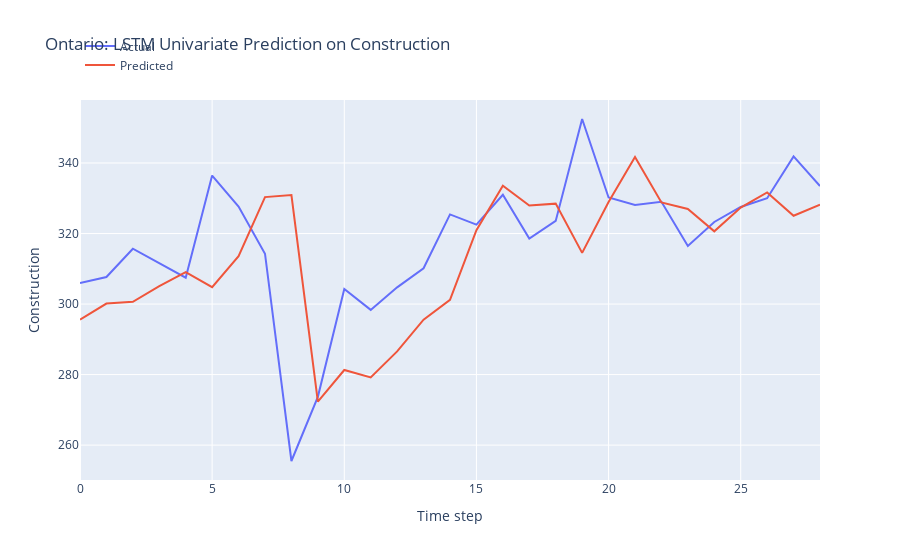

Here is the notebook cell this chart was saved with:
### Markdown cell above
LSTM Model Development

### Code cell
n_features = 1
X_train = X_train.reshape(X_train.shape[0], X_train.shape[1], n_features)

# define model
model = Sequential()
model.add(LSTM(50, activation='relu', input_shape=(n_steps, n_features)))
model.add(Dense(1))

# model = Sequential()
# model.add(LSTM(100, activation='relu', input_shape=(n_steps, n_features), kernel_regularizer=L2(0.001), return_sequences=True))
# model.add(LSTM(50, activation='relu', kernel_regularizer=L2(0.01)))
# model.add(Dense(1))

def r_squared(y_true, y_pred):
    SS_res =  K.sum(K.square(y_true - y_pred)) 
    SS_tot = K.sum(K.square(y_true - K.mean(y_true))) 
    return ( 1 - SS_res/(SS_tot + K.epsilon()) )

# Compile the model
model.compile(optimizer='adam', 
              loss='mse',
              metrics=[r_squared])

early_stopping = EarlyStopping(monitor='loss', patience=5, restore_best_weights=True)

# fit model
history = model.fit(X_train, y_train, 
          epochs = 20,
          batch_size = 32,
          verbose = 0,
          callbacks=[early_stopping])

# Obtain the MSE and R-squared from the last epoch
last_epoch_mse = history.history['loss'][-1]
last_epoch_r_squared = history.history['r_squared'][-1]

# Print the MSE and R-squared
print("Mean Squared Error (MSE) from the last epoch:", last_epoch_mse)
print("R-squared from the last epoch:", last_epoch_r_squared)

# plot loss and r2 score
plt.figure(figsize=(10, 6))

# Plot train loss
plt.plot(history.history['loss'], label='Train Loss')

# Plot train R-squared score
plt.plot(history.history['r_squared'], label='Train R2')

plt.title('Model Training Loss and R-squared Score')
plt.xlabel('Epochs')
plt.ylabel('Value')
plt.legend()
plt.grid(True)
plt.show()

# Evaluate the model
loss = model.evaluate(X_test, y_test)
print("MSE and R_squared:", loss)

# make prediction on test data
X_test = X_test.reshape(X_test.shape[0], X_test.shape[1], n_features)
y_pred = model.predict(X_test)

# Print the first 5 predictions and actual values
print("Predictions:")
flattened_predictions = [pred[0] for pred in y_pred[:10]]
print(flattened_predictions)
# print(y_pred[:10].tolist())
print("Actual values:")
rounded_actual_values = [round(value, len(str(prediction).split('.')[1])) for value, prediction in zip(y_test[:10], flattened_predictions)]
print(rounded_actual_values)

# plot the actual and predicted values for test data
trace1 = go.Scatter(x=np.arange(len(y_test)), y=y_test.flatten(), mode='lines', name='Actual')
trace2 = go.Scatter(x=np.arange(len(y_pred)), y=y_pred.flatten(), mode='lines', name='Predicted')

# Create layout
layout = go.Layout(
    title='Ontario: LSTM Univariate Prediction on Construction',
    xaxis=dict(title='Time step'),
    yaxis=dict(title='Construction'),
    legend=dict(x=0, y=1.18)
)

# Create figure
fig = go.Figure(data=[trace1, trace2], layout=layout)

# Show plot
fig.show()

### Figure 1 — Plotly figure (JSON) as saved in the notebook; plotly's stock layout.template omitted (floating-point values rounded to 4 significant figures)
{"data": [{"mode": "lines", "name": "Actual", "type": "scatter", "x": [0, 1, 2, 3, 4, 5, 6, 7, 8, 9, 10, 11, 12, 13, 14, 15, 16, 17, 18, 19, 20, 21, 22, 23, 24, 25, 26, 27, 28], "y": [306.0, 307.7, 315.7, 311.7, 307.5, 336.4, 327.6, 314.3, 255.5, 273.7, 304.3, 298.3, 304.7, 310.1, 325.4, 322.5, 331.0, 318.6, 323.6, 352.5, 330.2, 328.1, 329.0, 316.5, 323.3, 327.5, 330.0, 341.9, 333.5]}, {"mode": "lines", "name": "Predicted", "type": "scatter", "x": [0, 1, 2, 3, 4, 5, 6, 7, 8, 9, 10, 11, 12, 13, 14, 15, 16, 17, 18, 19, 20, 21, 22, 23, 24, 25, 26, 27, 28], "y": [295.6, 300.2, 300.6, 305.1, 309.0, 304.8, 313.6, 330.3, 330.9, 272.3, 281.3, 279.2, 286.6, 295.6, 301.2, 320.9, 333.5, 327.9, 328.5, 314.5, 328.9, 341.7, 328.8, 327.0, 320.6, 327.4, 331.7, 325.1, 328.2]}], "layout": {"legend": {"x": 0, "y": 1.18}, "title": {"text": "Ontario: LSTM Univariate Prediction on Construction"}, "xaxis": {"title": {"text": "Time step"}}, "yaxis": {"title": {"text": "Construction"}}}}
